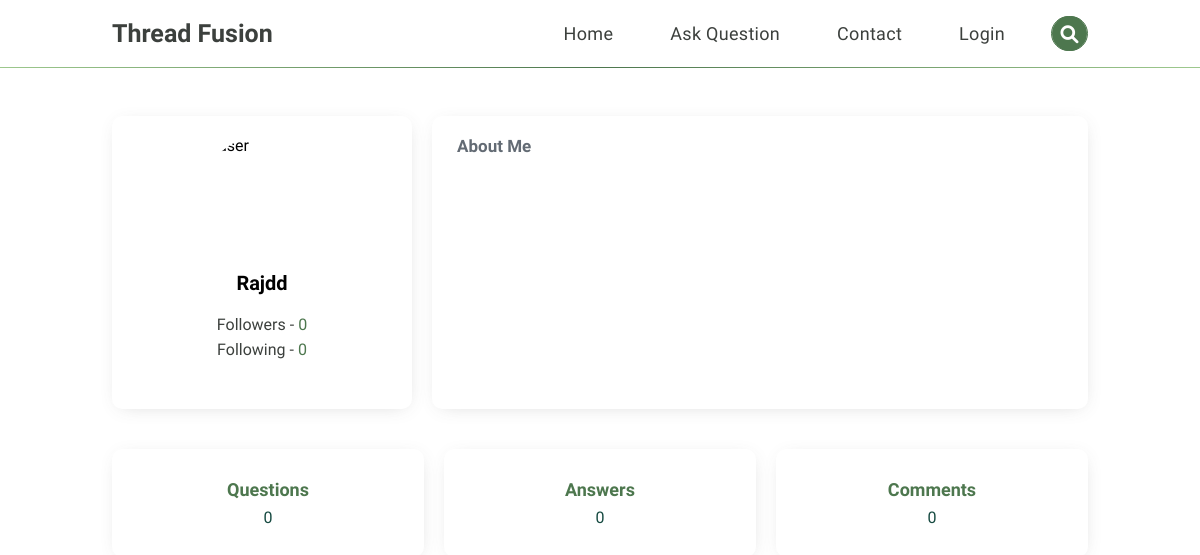
/userprofile/3, run on an earlier commit of the app's database.
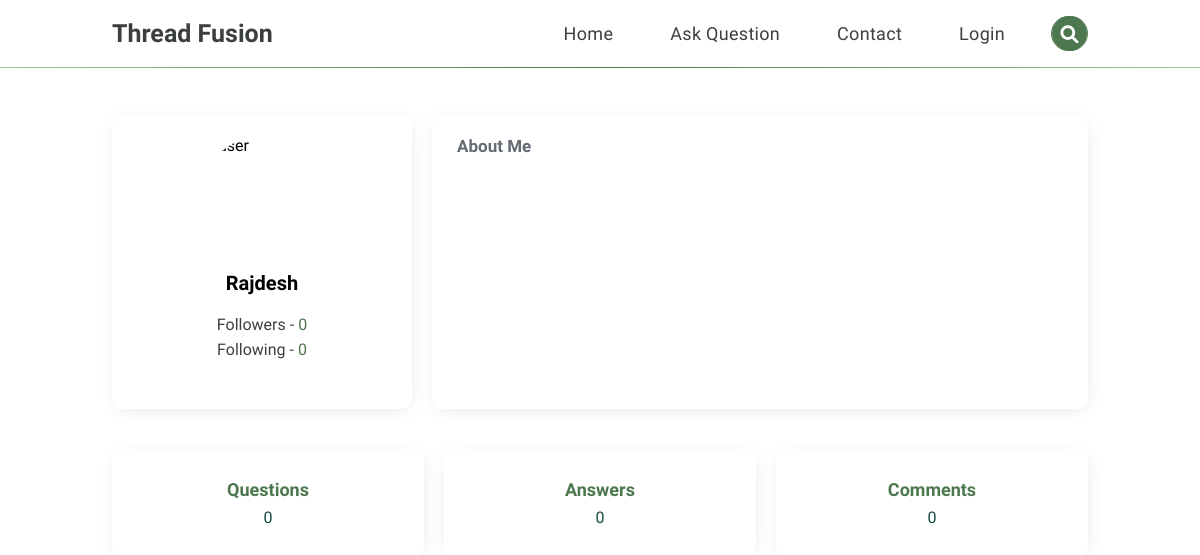
And on a later commit of the database.
### threadfusion/models.py (models this page shows)
class User(AbstractUser):
    pass

### threadfusion/views.py (the view)
# urls.py: path('userprofile/<int:id>', views.userprofile, name="userprofile"),
def userprofile(request, id):
    user = User.objects.get(pk=id)
    try:
        profile = Profile.objects.get(user=user)
    except Profile.DoesNotExist:
        profile = None
    following = Follow.objects.filter(follower=user)
    followers = Follow.objects.filter(being_followed=user)
    questions = Question.objects.filter(user=user)
    answers = Answer.objects.filter(user=user)
    comments = Comment.objects.filter(user=user)
    try:
        ifFollowing = followers.filter(follower=User.objects.get(pk=request.user.id))
        if len(ifFollowing) != 0:
            isFollowing = True
        else:
            isFollowing = False
    except:
        isFollowing = False
    return render(request, "threadfusion/profile.html", {
        "profile_user": user,
        "profile": profile,
        "following": following,
        "followers": followers,
        "isFollowing": isFollowing,
        "questions": questions,
        "answers": answers,
        "comments": comments,
    })

### threadfusion/context_processors.py (called while the page is built)
def profile_context_processor(request):
    profile = None
    if request.user.is_authenticated:
        try:
            profile = Profile.objects.get(user=request.user)
        except Profile.DoesNotExist:
            profile = None
    return {'profile_img': profile}

### threadfusion/templates/threadfusion/profile.html (shortened to what this page needs)
{% extends "threadfusion/navbar.html" %}
{% block body %}
    <div class="profile-container">
        <div class="user-profile-info">
            <div class="user-info">
                <div class="user-img">
                    {% if profile.profile_image %}
                        <img src="{{ profile.profile_image.url }}" alt="Profile_Image" >
                    {% else %}
                        <img src="https://bootdey.com/img/Content/avatar/avatar7.png" alt="user">
                    {% endif %}
                </div>
                <div class="user-name">
                    {% if profile.fullname %}
                        <h2>{{ profile.fullname }}</h2>
                    {% else %}
                        <h2>{{ profile_user }}</h2>
                    {% endif %}
                </div>
                <div class="followes-following">
                    <p>Followers - <span>{{ followers.count }}</span></p>
                    <p>Following - <span>{{ following.count }}</span></p>
                </div>
            </div>
            <div class="about">
                <div class="about-me">
                    <h3>About Me</h3>
                </div>
            </div>
        </div>
        <div class="user-assets">
            <div class="assets">
                <a href="{% url 'userassets' id=profile_user.id asset='questions' %}">Questions</a>
                <p>{{ questions.count }}</p>
            </div>
            <div class="assets">
                <a href="{% url 'userassets' id=profile_user.id asset='answers' %}">Answers</a>
                <p>{{ answers.count }}</p>
            </div>
            <div class="assets">
                <a href="{% url 'userassets' id=profile_user.id asset='comments' %}">Comments</a>
                <p>{{ comments.count }}</p>
            </div>
        </div>
    </div>
{% endblock %}

What changed in the data, as far as the page shows it:
changed User: username "Rajdd" → "Rajdesh"
